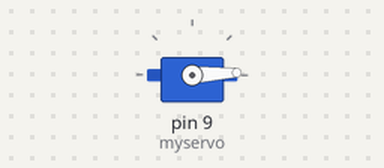
Simulated run of this sketch. Board: Arduino Uno, built with avr-gcc and run on an emulated ATmega328P. Shown: servo.

Above: at 0.05 s.
At 0.6 s:
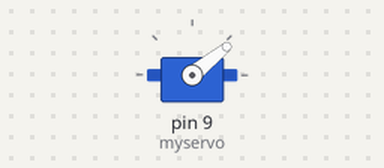
At 1.2 s:
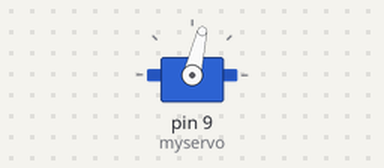
At 2.4 s:
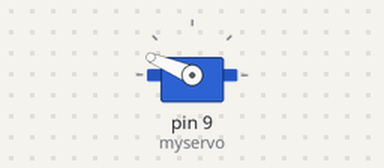
Timing chart, 0 to 5.7 s (numbered marks = the images above):
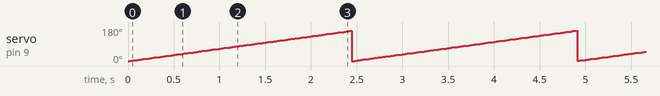

Measured:
- by itself, servo on pin 9 (myservo): ramps from 0° to 160° and jumps back, once every 2.5 s

The sketch:

Act.3.ino
```cpp
#include <Servo.h>
Servo myservo;
int pos = 0;
void setup()
{
myservo.attach(9);
}
void loop()
{
for (pos = 0; pos <= 160; pos += 1) {
    myservo.write(pos);
    delay(15);
    Serial.print("Servo : 160 degrees");
  }
}
```
